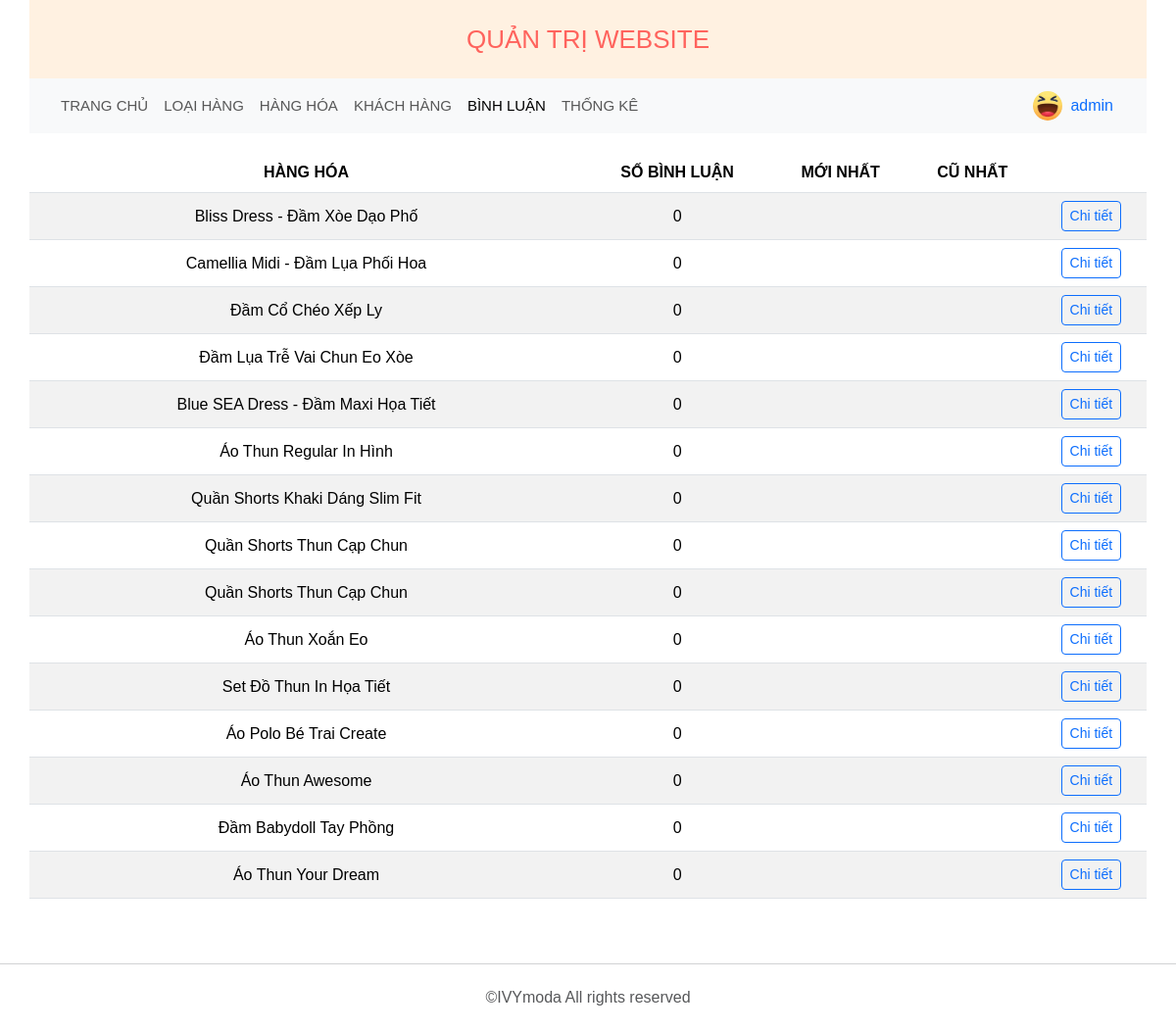
Screenshot of /admin/binh-luan/index.php (signed in) with the database file from the repository.
### tables this page shows
CREATE TABLE `khach_hang` (
  `ma_khach_hang` int(10) NOT NULL,
  `email` varchar(50) NOT NULL,
  `so_dien_thoai` varchar(15) NOT NULL,
  `mat_khau` varchar(50) NOT NULL,
  `ho_ten` varchar(256) NOT NULL,
  `hinh_anh` varchar(255) DEFAULT NULL,
  `kich_hoat` bit(1) NOT NULL DEFAULT b'1',
  `vai_tro` bit(1) DEFAULT b'0'
);

CREATE TABLE `hang_hoa` (
  `ma_hang_hoa` int(10) NOT NULL,
  `ten_hang_hoa` varchar(256) NOT NULL,
  `hinh_anh` varchar(256) NOT NULL,
  `hinh_anh_nen` varchar(256) NOT NULL,
  `hinh_anh_1` varchar(256) NOT NULL,
  `hinh_anh_2` varchar(256) NOT NULL,
  `don_gia` float NOT NULL,
  `muc_giam_gia` int(5) DEFAULT NULL,
  `ma_loai_hang` int(11) DEFAULT NULL,
  `mo_ta_hang_hoa` text NOT NULL,
  `so_luot_xem` int(10) NOT NULL DEFAULT '0'
);

### admin/binh-luan/index.php (called while the page is built, shortened)
<?php
require "../../dao/pdo.php";
require "../../dao/khach_hang.php";
require "../../dao/binh_luan.php";
require '../../dao/hang_hoa.php';
$active = 'binh_luan';
require "../layout.php";

### dao/pdo.php (called while the page is built, shortened)
<?php
function pdo_get_connection()
{
    $servername = "localhost";
    $username = "root";
    $password = "tacong09032005";
    $dbname = "duanmau";
    try {
        $conn = new PDO("mysql:host=$servername;dbname=$dbname; charset=utf8", $username, $password);
        $conn->setAttribute(PDO::ATTR_ERRMODE, PDO::ERRMODE_EXCEPTION);
        return $conn;
    } catch (PDOException $e) {
        echo "Connection failed: " . $e->getMessage();
    }
}
function pdo_query($sql)
{
    $sql_args = array_slice(func_get_args(), 1);
    try {
        $conn = pdo_get_connection();
        $stmt = $conn->prepare($sql);
        $stmt->execute($sql_args);
        $rows = $stmt->fetchAll();
        return $rows;
    } catch (PDOException $e) {
        throw $e;
    } finally {
        unset($conn);
    }
}
function pdo_query_one($sql)
{
    $sql_args = array_slice(func_get_args(), 1);
    try {
        $conn = pdo_get_connection();
        $stmt = $conn->prepare($sql);
        $stmt->execute($sql_args);
        $row = $stmt->fetch(PDO::FETCH_ASSOC);
        return $row;
    } catch (PDOException $e) {
        throw $e;
    } finally {
        unset($conn);
    }
}

### dao/khach_hang.php (called while the page is built, shortened)
<?php
function user_selectById($id)
{
    $sql = "SELECT * FROM khach_hang WHERE ma_khach_hang = $id";
    return pdo_query_one($sql);
}

### dao/hang_hoa.php (called while the page is built, shortened)
<?php
function hang_selectAll()
{
    $sql = "SELECT * FROM hang_hoa";
    return pdo_query($sql);
}

### dao/binh_luan.php (called while the page is built, shortened)
<?php
function comment_getAllByLoaiHang($id)
{
    $sql = "SELECT * FROM binh_luan WHERE ma_hang_hoa = $id";
    return pdo_query($sql);
}

### admin/binh-luan/tong_hop.php (the view, shortened to what this page needs)
<table class="table table-striped">
    <thead>
        <tr>
            <th scope="col" style="font-weight: 600;">HÀNG HÓA</th>
            <th scope="col" style="font-weight: 600;">SỐ BÌNH LUẬN</th>
            <th scope="col" style="font-weight: 600;">MỚI NHẤT</th>
            <th scope="col" style="font-weight: 600;">CŨ NHẤT</th>
            <th scope="col" style="font-weight: 600;"></th>
        </tr>
    </thead>
    <tbody>
        <?php
        $list = hang_selectAll();
        if (empty($list)) { ?>
            <tr>
                <td colspan="5">Hiện chưa có bản ghi nào</td>
            </tr>
            <?php  } else {
            foreach ($list as $item) { ?>
                <tr>
                    <td style="width: 565px; max-width: 565px; ">
                        <p style="word-wrap: break-word; overflow-wrap: break-word; overflow: hidden; -webkit-line-clamp: 2; -webkit-box-orient: vertical; display: -webkit-box; margin-bottom: 0"><?php echo $item['ten_hang_hoa'] ?></p>
                    </td>
                    <td><?php echo count(comment_getAllByLoaiHang($item['ma_hang_hoa'])) ?></td>
                    <td><?php
                        ?></td>
                    <td><?php
                        ?></td>
                    <td><a class="btn btn-outline-primary btn-sm" href="?detail&id=<?php echo $item['ma_hang_hoa'] ?>">Chi tiết</a></td>
                </tr>
        <?php }
        } ?>
    </tbody>
</table>

### admin/layout.php (shortened to what this page needs)
<!DOCTYPE html>
<html lang="en">
<head>
    <link href="https://cdn.jsdelivr.net/npm/bootstrap@5.3.3/dist/css/bootstrap.min.css" rel="stylesheet">
    <link rel="stylesheet" href="../../content/css/style.css" />
</head>
<body style="min-height: 100vh; display: flex; flex-direction:column;">
    <?php
    if (isset($_SESSION['user-id'])) {
        $id = $_SESSION['user-id'];
        $user = user_selectById($id);
    }
    if (isset($user['vai_tro']) && $user['vai_tro'] == 1) { ?>
        <header id="header" style="position: unset;">
            <div class="container" style="background-color: rgba(255, 228, 196, 0.5);  justify-content: flex-end;">
                <div class="logo">
                    <p style="padding: 24px; text-align: center; font-size: 26px; font-weight: 500;
                color: #ff000096; margin: 0;">QUẢN TRỊ WEBSITE</p>
                </div>
            </div>
        </header>
        <main id="main" style="padding-top: 0; border: none;">
            <section class="container" style="padding: 0;">
                <nav class="navbar navbar-expand-lg bg-body-tertiary" style="padding: 8px 12px;">
                    <div class="container-fluid">
                        <div class="collapse navbar-collapse" id="navbarNavDropdown">
                            <ul class="navbar-nav" style="font-size: 15px">
                                <li class="nav-item">
                                    <a class="nav-link" aria-current="page" href="../">TRANG CHỦ</a>
                                </li>
                                <li class="nav-item">
                                    <a class="nav-link  <?php if ($active == 'loai_hang') {
                                                            echo 'active';
                                                        } ?>" href="../loai-hang">LOẠI HÀNG</a>
                                </li>
                                <li class="nav-item">
                                    <a class="nav-link <?php if ($active == 'hang_hoa') {
                                                            echo 'active';
                                                        } ?>" href="../hang-hoa">HÀNG HÓA</a>
                                </li>
                                <li class="nav-item">
                                    <a class="nav-link <?php if ($active == 'khach_hang') {
                                                            echo 'active';
                                                        } ?>" href="../khach-hang">KHÁCH HÀNG</a>
                                </li>
                                <li class="nav-item">
                                    <a class="nav-link <?php if ($active == 'binh_luan') {
                                                            echo 'active';
                                                        } ?>" href="../binh-luan">BÌNH LUẬN</a>
                                </li>
                                <li class="nav-item">
                                    <a class="nav-link <?php if ($active == 'thong_ke') {
                                                            echo 'active';
                                                        } ?>" href="../thong-ke">THỐNG KÊ</a>
                                </li>
                            </ul>
                        </div>
                        <div class="right-header">
                            <div class="header-action" style="display: flex; align-items: center; gap: 8px;">
                                <?php
                                require_once "../../dao/pdo.php";
                                require_once "../../dao/khach_hang.php";
                                $id = $_SESSION['user-id'];
                                $user = user_selectById($id);
                                ?>
                                <img src="<?php echo $user['hinh_anh'] ?>" alt="" style="width: 30px; height: 30px; border-radius: 50%;">
                                <a href="#" style="margin-right: 10px;">
                                    <?php echo $user['ho_ten']; ?>
                                </a>
                            </div>
                        </div>
                    </div>
                </nav>
            </section>
        </main>
        <main id="main" style="padding-top: 20px; border: none; padding-bottom: 50px">
            <section class="container" style="padding: 0;">
                <?php include $VIEW_NAME; ?>
            </section>
        </main>
        <footer id="footer" style="border-top: 1px solid #d1d2d4; margin-top: auto;">
            <div class="copy-right">©IVYmoda All rights reserved</div>
        </footer>
    <?php    } else { ?>
        <h1>Cần có quyền admin để truy cập trang này</h1>
    <?php }
    ?>
</body>
</html>

### content/css/style.css (style rules this page uses)
* { margin: 0; padding: 0; box-sizing: border-box; font-family: "Montserrat", sans-serif; }
body { font-size: 16px; line-height: 24px; }
ul li { list-style: none; }
a { text-decoration: none; }
.container { width: 1380px; padding-right: 15px; padding-left: 15px; margin-left: auto; margin-right: auto; }
#header { position: fixed; top: 0; left: 0; right: 0; background-color: #fff; z-index: 20; }
#header .container { display: flex; position: relative; align-items: center; justify-content: space-between; height: 80px; }
#header .logo { position: absolute; top: 50%; left: 50%; transform: translate(-50%, -50%); }
#header .container::after { content: ""; width: calc(100% - 30px); height: 1px; background: #e7e8e9; position: absolute; bottom: 0; left: 50%; transform: translateX(-50%); }
#main { border-bottom: 1px solid #d1d2d4; padding-top: 80px; }
#footer { padding: 24px 0; }
#footer .copy-right { font-size: 16px; line-height: 20px; color: #57585a; text-align: center; }

### admin/layout.php (style rules this page uses)
#header .container::after { content: none; }

### admin/binh-luan/tong_hop.php (style rules this page uses)
td, th { align-content: center; text-align: center; }

### rows the page displays
khach_hang: hinh_anh (picture), ho_ten "admin"
hang_hoa: ten_hang_hoa "Bliss Dress - Đầm Xòe Dạo Phố", count(comment_getAllByLoaiHang($item['ma_hang_hoa'])) "0"
hang_hoa: ten_hang_hoa "Camellia Midi - Đầm Lụa Phối Hoa", count(comment_getAllByLoaiHang($item['ma_hang_hoa'])) "0"
hang_hoa: ten_hang_hoa "Đầm Cổ Chéo Xếp Ly", count(comment_getAllByLoaiHang($item['ma_hang_hoa'])) "0"
hang_hoa: ten_hang_hoa "Đầm Lụa Trễ Vai Chun Eo Xòe", count(comment_getAllByLoaiHang($item['ma_hang_hoa'])) "0"
hang_hoa: ten_hang_hoa "Blue SEA Dress - Đầm Maxi Họa Tiết", count(comment_getAllByLoaiHang($item['ma_hang_hoa'])) "0"
hang_hoa: ten_hang_hoa "Áo Thun Regular In Hình", count(comment_getAllByLoaiHang($item['ma_hang_hoa'])) "0"
hang_hoa: ten_hang_hoa "Quần Shorts Khaki Dáng Slim Fit", count(comment_getAllByLoaiHang($item['ma_hang_hoa'])) "0"
hang_hoa: ten_hang_hoa "Quần Shorts Thun Cạp Chun", count(comment_getAllByLoaiHang($item['ma_hang_hoa'])) "0"
hang_hoa: ten_hang_hoa "Quần Shorts Thun Cạp Chun", count(comment_getAllByLoaiHang($item['ma_hang_hoa'])) "0"
hang_hoa: ten_hang_hoa "Áo Thun Xoắn Eo", count(comment_getAllByLoaiHang($item['ma_hang_hoa'])) "0"
hang_hoa: ten_hang_hoa "Set Đồ Thun In Họa Tiết", count(comment_getAllByLoaiHang($item['ma_hang_hoa'])) "0"
hang_hoa: ten_hang_hoa "Áo Polo Bé Trai Create", count(comment_getAllByLoaiHang($item['ma_hang_hoa'])) "0"
hang_hoa: ten_hang_hoa "Áo Thun Awesome", count(comment_getAllByLoaiHang($item['ma_hang_hoa'])) "0"
hang_hoa: ten_hang_hoa "Đầm Babydoll Tay Phồng", count(comment_getAllByLoaiHang($item['ma_hang_hoa'])) "0"
hang_hoa: ten_hang_hoa "Áo Thun Your Dream", count(comment_getAllByLoaiHang($item['ma_hang_hoa'])) "0"
